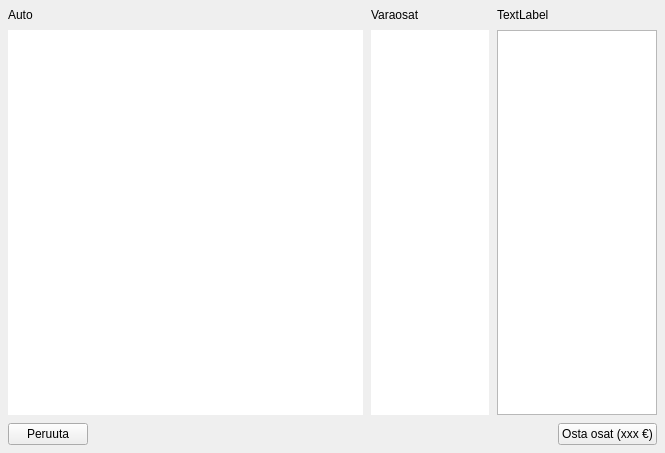
<?xml version="1.0" encoding="UTF-8"?>
<ui version="4.0">
 <class>TechnicsMenu</class>
 <widget class="QWidget" name="TechnicsMenu">
  <property name="geometry">
   <rect>
    <x>0</x>
    <y>0</y>
    <width>665</width>
    <height>453</height>
   </rect>
  </property>
  <property name="windowTitle">
   <string>Form</string>
  </property>
  <layout class="QVBoxLayout" name="verticalLayout_2">
   <property name="spacing">
    <number>8</number>
   </property>
   <property name="margin">
    <number>8</number>
   </property>
   <item>
    <layout class="QHBoxLayout" name="horizontalLayout_2" stretch="3,1">
     <property name="spacing">
      <number>8</number>
     </property>
     <item>
      <widget class="QWidget" name="widget" native="true">
       <layout class="QHBoxLayout" name="horizontalLayout_3" stretch="6,2">
        <property name="spacing">
         <number>8</number>
        </property>
        <property name="margin">
         <number>0</number>
        </property>
        <item>
         <layout class="QVBoxLayout" name="verticalLayout_5">
          <item>
           <widget class="QLabel" name="label_4">
            <property name="sizePolicy">
             <sizepolicy hsizetype="Expanding" vsizetype="Fixed">
              <horstretch>0</horstretch>
              <verstretch>0</verstretch>
             </sizepolicy>
            </property>
            <property name="text">
             <string>Auto</string>
            </property>
           </widget>
          </item>
          <item>
           <widget class="QListWidget" name="listWidget_2">
            <property name="sizePolicy">
             <sizepolicy hsizetype="Preferred" vsizetype="Preferred">
              <horstretch>0</horstretch>
              <verstretch>0</verstretch>
             </sizepolicy>
            </property>
            <property name="frameShape">
             <enum>QFrame::NoFrame</enum>
            </property>
            <property name="dragDropMode">
             <enum>QAbstractItemView::NoDragDrop</enum>
            </property>
            <property name="defaultDropAction">
             <enum>Qt::MoveAction</enum>
            </property>
            <property name="viewMode">
             <enum>QListView::ListMode</enum>
            </property>
           </widget>
          </item>
         </layout>
        </item>
        <item>
         <layout class="QVBoxLayout" name="verticalLayout">
          <item>
           <widget class="QLabel" name="label_3">
            <property name="sizePolicy">
             <sizepolicy hsizetype="Preferred" vsizetype="Fixed">
              <horstretch>0</horstretch>
              <verstretch>0</verstretch>
             </sizepolicy>
            </property>
            <property name="text">
             <string>Varaosat</string>
            </property>
           </widget>
          </item>
          <item>
           <widget class="QListWidget" name="listWidget">
            <property name="sizePolicy">
             <sizepolicy hsizetype="Preferred" vsizetype="Preferred">
              <horstretch>0</horstretch>
              <verstretch>0</verstretch>
             </sizepolicy>
            </property>
            <property name="frameShape">
             <enum>QFrame::NoFrame</enum>
            </property>
            <property name="frameShadow">
             <enum>QFrame::Plain</enum>
            </property>
            <property name="verticalScrollBarPolicy">
             <enum>Qt::ScrollBarAsNeeded</enum>
            </property>
            <property name="horizontalScrollBarPolicy">
             <enum>Qt::ScrollBarAlwaysOff</enum>
            </property>
            <property name="defaultDropAction">
             <enum>Qt::MoveAction</enum>
            </property>
            <property name="viewMode">
             <enum>QListView::ListMode</enum>
            </property>
           </widget>
          </item>
         </layout>
        </item>
       </layout>
      </widget>
     </item>
     <item>
      <layout class="QVBoxLayout" name="verticalLayout_3">
       <item>
        <widget class="QLabel" name="label">
         <property name="text">
          <string>TextLabel</string>
         </property>
        </widget>
       </item>
       <item>
        <widget class="TableView" name="shopView">
         <property name="focusPolicy">
          <enum>Qt::NoFocus</enum>
         </property>
         <property name="selectionMode">
          <enum>QAbstractItemView::SingleSelection</enum>
         </property>
         <property name="selectionBehavior">
          <enum>QAbstractItemView::SelectRows</enum>
         </property>
         <property name="showGrid">
          <bool>false</bool>
         </property>
         <property name="cornerButtonEnabled">
          <bool>false</bool>
         </property>
         <attribute name="horizontalHeaderHighlightSections">
          <bool>false</bool>
         </attribute>
         <attribute name="verticalHeaderVisible">
          <bool>false</bool>
         </attribute>
         <attribute name="verticalHeaderHighlightSections">
          <bool>false</bool>
         </attribute>
        </widget>
       </item>
      </layout>
     </item>
    </layout>
   </item>
   <item>
    <layout class="QHBoxLayout" name="horizontalLayout">
     <property name="spacing">
      <number>8</number>
     </property>
     <item>
      <widget class="QPushButton" name="cancelButton">
       <property name="text">
        <string>Peruuta</string>
       </property>
      </widget>
     </item>
     <item>
      <spacer name="horizontalSpacer">
       <property name="orientation">
        <enum>Qt::Horizontal</enum>
       </property>
       <property name="sizeHint" stdset="0">
        <size>
         <width>40</width>
         <height>20</height>
        </size>
       </property>
      </spacer>
     </item>
     <item>
      <widget class="QPushButton" name="okButton">
       <property name="text">
        <string>Osta osat (xxx €)</string>
       </property>
      </widget>
     </item>
    </layout>
   </item>
  </layout>
 </widget>
 <customwidgets>
  <customwidget>
   <class>TableView</class>
   <extends>QTableView</extends>
   <header>tableview.hpp</header>
  </customwidget>
 </customwidgets>
 <resources/>
 <connections/>
</ui>
